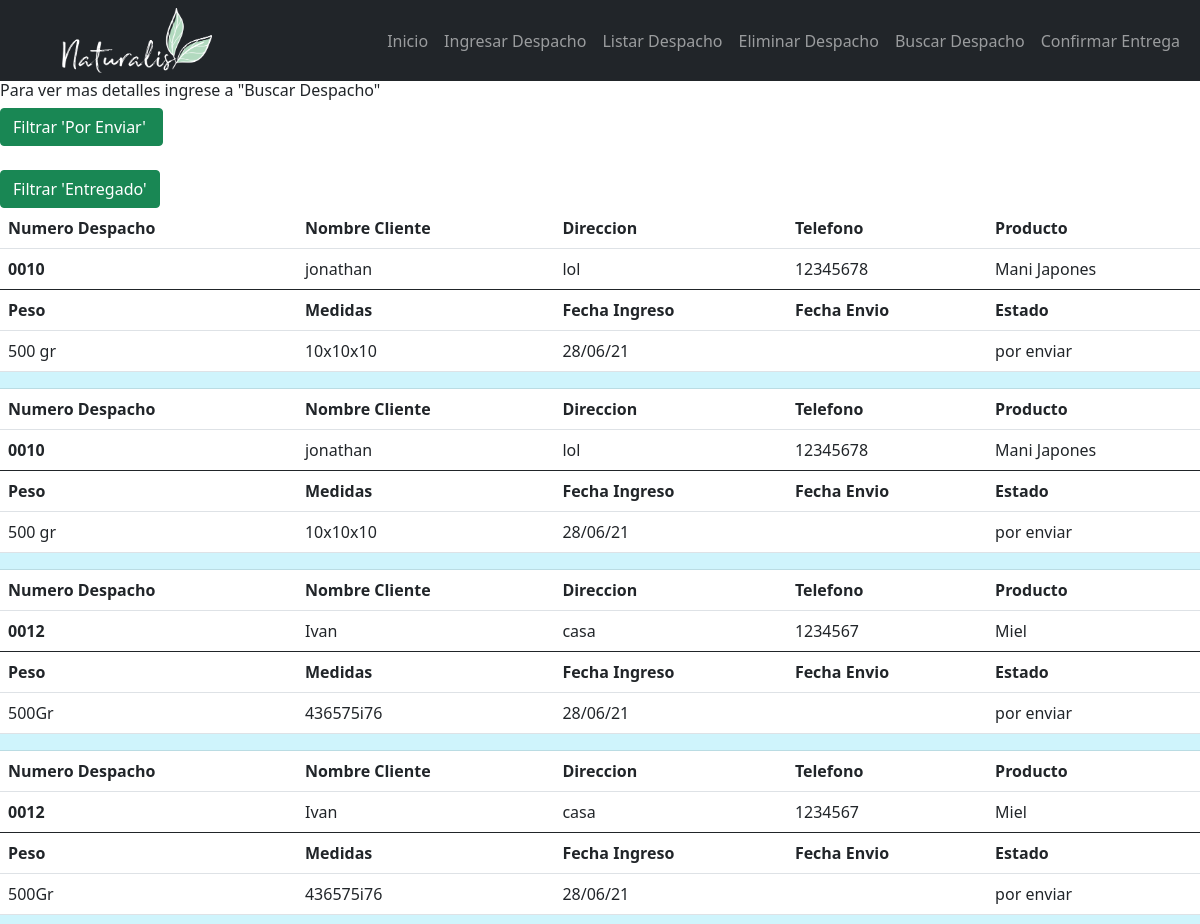
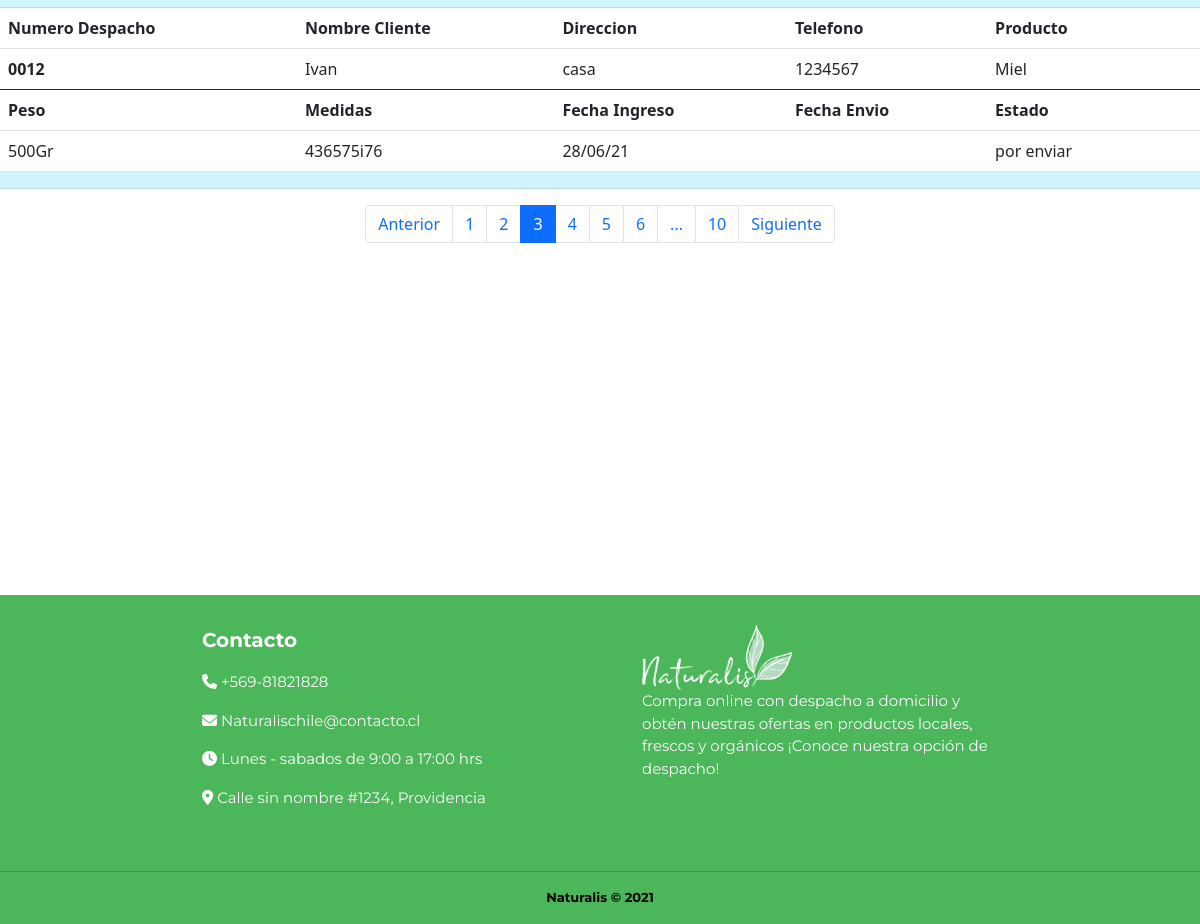
Page /listar_todo/?page=3 on the committed database (2 pictures, top to bottom).
### app_despacho/models.py (models this page shows)
class Despacho(models.Model):
    numero_despacho=models.CharField(max_length=30)
    nombre_cliente=models.CharField(max_length=30)
    direccion=models.CharField(max_length=30)
    telefono=models.CharField(max_length=30)
    productos=models.CharField(max_length=60)
    peso=models.CharField(max_length=30)
    medidas=models.CharField(max_length=30)
    fecha_ingreso=models.CharField(max_length=30)
    fecha_envio=models.CharField(max_length=30)
    estado=models.CharField(max_length=30)

### app_despacho/views.py (the view)
# urls.py: path('listar_todo/',views.listar_todo),
def listar_todo(request):
    datos = Despacho.objects.all()
    page = request.GET.get('page',1)
    try:
        paginator = Paginator(datos,5)
        datos = paginator.page(page)
    except:
        raise Http404
    data = {
        'entity':datos,
        'paginator':paginator
    }
    return render(request,"listar_todo.html",data)

### app_despacho/templates/listar_todo.html (shortened to what this page needs)
<!DOCTYPE html>
<html lang="en">
<head>
    {% load static %}
    <link rel="stylesheet" href="{% static 'app_despacho/estilos.css' %}">
    <link rel="stylesheet" href="{% static 'app_despacho/flexboxgrid.min' %}">
    <link href="https://cdn.jsdelivr.net/npm/bootstrap@5.0.2/dist/css/bootstrap.min.css" rel="stylesheet">
</head>
<body>
    {% include "encabezado.html" %}
    <h2 class="fs-6 "> Para ver mas detalles ingrese a "Buscar Despacho"</h2>
    <form action="/listar_por_entregar/"><input type="submit" action="" class="btn btn-success " value="Filtrar 'Por Enviar' "></form>
    <br>
    <form action="/listar_entregado/">
    <input type="submit"  class="btn btn-success" value="Filtrar 'Entregado'">
    </form>
    <form action="/listar_todo/" method="GET">
        <table class="table">
            <thead>
                {% if entity %}
                {% for despa in entity %}
              <tr>
                <th scope="col">Numero Despacho</th>
                <th scope="col">Nombre Cliente</th>
                <th scope="col">Direccion</th>
                <th scope="col">Telefono</th>
                <th scope="col">Producto</th>
              </tr>
              <tr>
                <th scope="row">{{ despa.numero_despacho  }}</th>
                <td>{{ despa.nombre_cliente }}</td>
                <td>{{ despa.direccion }}</td>
                <td>{{ despa.telefono }}</td>
                <td>{{ despa.productos }}</td>
               </tr>
            </thead>
            <tbody>
                <tr>
                    <th scope="col">Peso</th>
                    <th scope="col">Medidas</th>
                    <th scope="col">Fecha Ingreso</th>
                    <th scope="col">Fecha Envio</th>
                    <th scope="col">Estado</th>
                </tr>
                <tr>
                <td>{{ despa.peso }}</td>
                <td>{{ despa.medidas }}</td>
                <td>{{ despa.fecha_ingreso }}</td>
                <td>{{ despa.fecha_envio }}</td>
                <td>{{ despa.estado }}</td>
            <tr>
                <td class="table-info"></td>
                <td class="table-info"></td>
                <td class="table-info"></td>
                <td class="table-info"></td>
                <td class="table-info"></td>
            </tr>
                {% endfor %}
                {% else %}
                 <h2>No existen registros de despachos...</h2>
                {% endif %}
            </tbody>
          </table>
          <div>
              {% include 'paginator.html' %}
          </div>
    </form>
    <br><br><br><br><br><br><br>
    <br><br><br><br><br><br><br>
    {% include "footer.html" %}
</body>
</html>

### rows in the picture
Despacho: numero_despacho "0010", nombre_cliente "jonathan", direccion "lol", telefono "12345678", productos "Mani Japones", peso "500 gr", medidas "10x10x10", fecha_ingreso "28/06/21", estado "por enviar"
Despacho: numero_despacho "0010", nombre_cliente "jonathan", direccion "lol", telefono "12345678", productos "Mani Japones", peso "500 gr", medidas "10x10x10", fecha_ingreso "28/06/21", estado "por enviar"
Despacho: numero_despacho "0012", nombre_cliente "Ivan", direccion "casa", telefono "1234567", productos "Miel", peso "500Gr", medidas "436575i76", fecha_ingreso "28/06/21", estado "por enviar"
Despacho: numero_despacho "0012", nombre_cliente "Ivan", direccion "casa", telefono "1234567", productos "Miel", peso "500Gr", medidas "436575i76", fecha_ingreso "28/06/21", estado "por enviar"
Despacho: numero_despacho "0012", nombre_cliente "Ivan", direccion "casa", telefono "1234567", productos "Miel", peso "500Gr", medidas "436575i76", fecha_ingreso "28/06/21", estado "por enviar"

### other values in the picture
{{ page }} "1" "2" "3" "4" "5" "6"
{{ paginator.num_pages }} "10"
